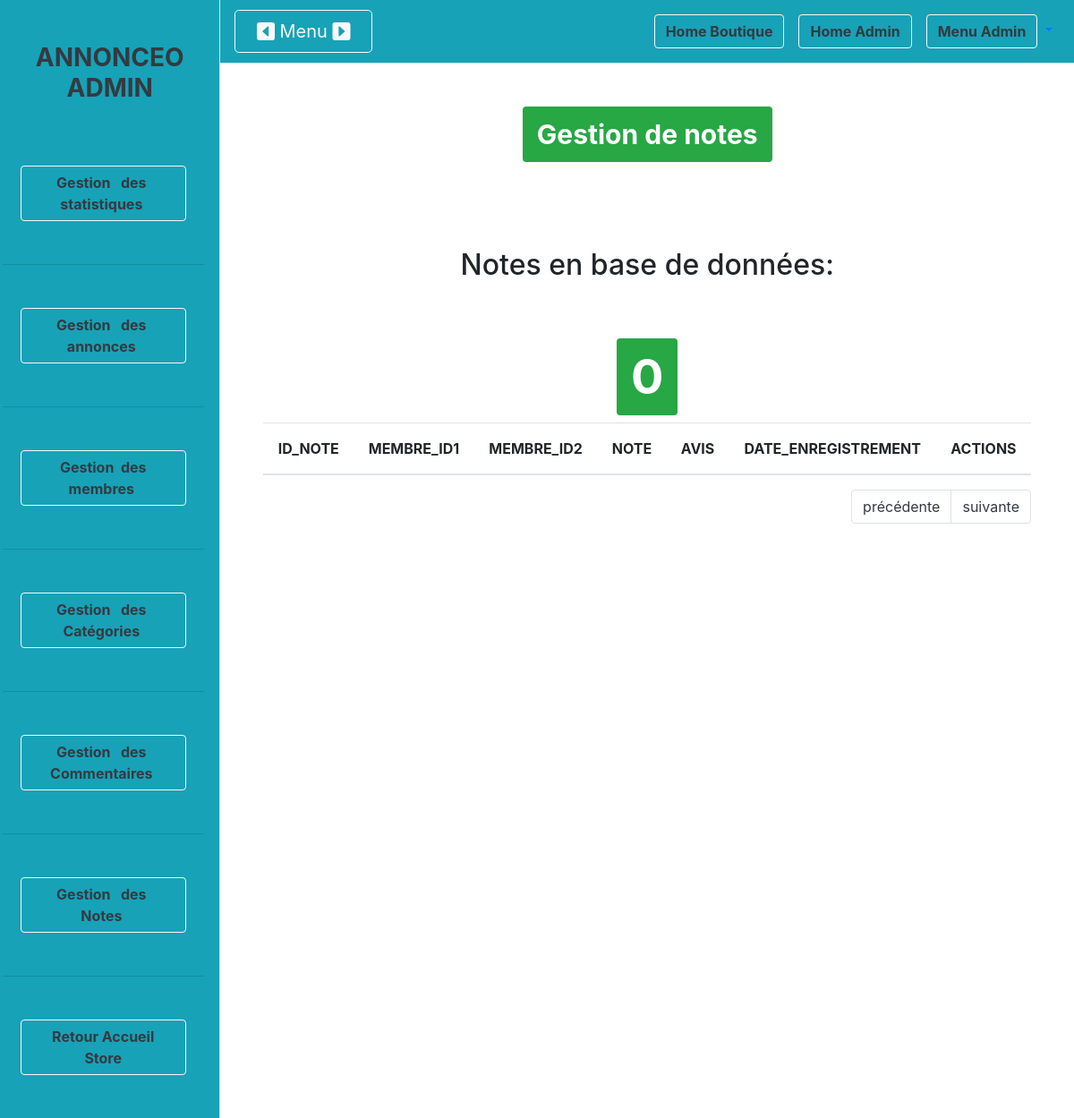
The page /admin/gestion_notes.php?page=2 (signed in) on the database as committed earlier.
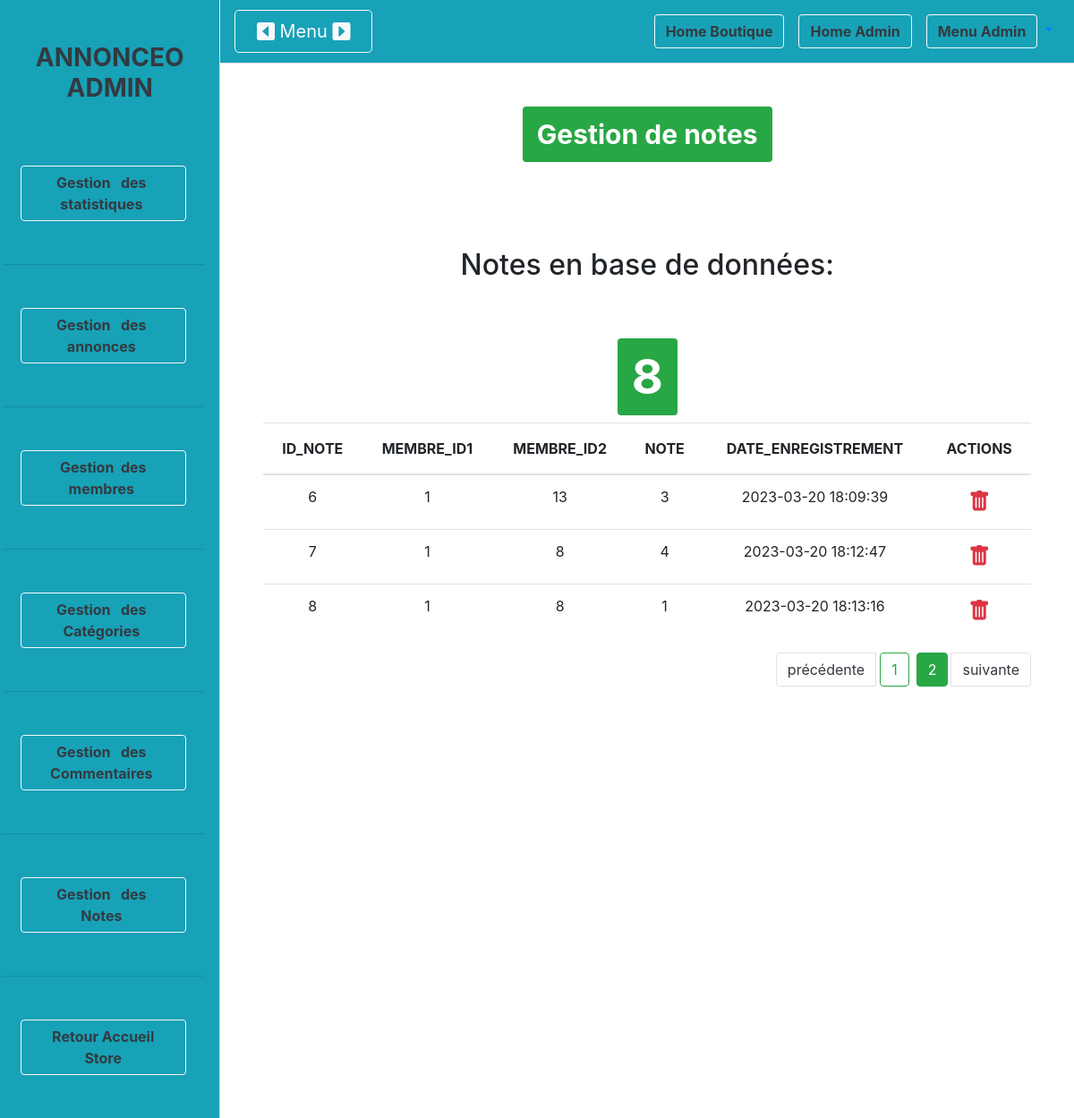
The same page on the database as committed later.
### tables this page shows
CREATE TABLE IF NOT EXISTS `note` (
  `id_note` int NOT NULL AUTO_INCREMENT,
  `membre_id1` int NOT NULL,
  `membre_id2` int DEFAULT NULL,
  `note` enum('1','2','3','4','5') NOT NULL,
  `date_enregistrement` datetime NOT NULL,
  PRIMARY KEY (`id_note`),
  KEY `membre_id1` (`membre_id1`),
  KEY `membre_id2` (`membre_id2`)
);

### admin/gestion_notes.php (the view, shortened to what this page needs)
<?php
require_once('../include/init.php');
if(isset($_GET['page']) && !empty($_GET['page'])){
    $pageCourante = (int) strip_tags($_GET['page']);
}else{
    $pageCourante = 1;
}
$queryNote = $pdo->query(" SELECT COUNT(id_note) AS nombreNotes FROM note");
$resultatNote = $queryNote->fetch();
$nombreNote = (int) $resultatNote['nombreNotes'];
$pagination = 5;
$nombrePages = ceil($nombreNote / $pagination);
$premierNote = ($pageCourante - 1) * $pagination;
require_once('includeAdmin/header.php');
?>
<h1 class="text-center my-5">
    <div class="badge badge-success text-wrap p-3">Gestion de notes</div>
</h1>
<?php $nombreNotes = $pdo->query("SELECT id_note FROM note"); ?>
<h2 class="py-5 text-center">Notes en base de données:</h2>
<h3 class="text-center display-3">
    <div class="badge badge-success p-3"><?= $nombreNotes->rowCount() ?></div>
</h3>
<table class="table table-white text-center rounded-1">
    <?php $afficheNote = $pdo->query("SELECT * FROM note ORDER BY date_enregistrement ASC LIMIT $pagination OFFSET $premierNote "); ?>
    <thead>
        <tr>
            <?php for ($i = 0; $i < $afficheNote->columnCount(); $i++) :
                $colonne = $afficheNote->getColumnMeta(($i)) ?>
                    <th class="p-3 text-uppercase"><?= $colonne['name'] ?></th>
            <?php endfor; ?>
            <th colspan=2 class="p-3 text-uppercase">Actions</th>
        </tr>
    </thead>
    <tbody>
        <?php while ($user = $afficheNote->fetch(PDO::FETCH_ASSOC)) : ?>
            <tr>
                <?php foreach ($user as $key => $value) : ?>
                        <td><?= $value ?></td>
                <?php endforeach; ?>
                <td><a data-href="?action=delete&iid_note=<?= $user['id_note'] ?>" data-toggle="modal" data-target="#confirm-delete"><i class="bi bi-trash-fill text-danger" style="font-size: 1.5rem;"></i></a></td>
            </tr>
        <?php endwhile; ?>
    </tbody>
</table>
<nav aria-label="">
    <ul class="pagination justify-content-end">
        <li class="page-item <?= ($pageCourante == 1) ? 'disabled' : "" ?> ">
            <a class="page-link text-dark" href="?page=<?= $pageCourante - 1 ?>" aria-label="Previous">
                <span aria-hidden="true">précédente</span>
            </a>
        </li>
        <?php for($page = 1; $page <= $nombrePages; $page++): ?>
        <li class="mx-1 page-item">
            <a class="btn btn-outline-success <?= ($pageCourante == $page) ? 'active' : "" ?>" href="?page=<?= $page ?>"><?= $page ?> </a>
        </li>
        <?php endfor; ?>
        <li class="page-item <?= ($pageCourante == $nombrePages)? 'disabled' : '' ?>">
            <a class="page-link text-dark" href="?page=<?= $pageCourante + 1 ?>" aria-label="Next">
                <span aria-hidden="true">suivante</span>
            </a>
        </li>
    </ul>
</nav>
<?php require_once('includeAdmin/footer.php'); ?>

Rows that differ between the two databases and show on the page:
added note: id_note "6", membre_id1 "1", membre_id2 "13", note "3", date_enregistrement "2023-03-20 18:09:39"
added note: id_note "7", membre_id1 "1", membre_id2 "8", note "4", date_enregistrement "2023-03-20 18:12:47"
added note: id_note "8", membre_id1 "1", membre_id2 "8", note "1", date_enregistrement "2023-03-20 18:13:16"
Other text that changed with them:
$nombreNotes->rowCount(): "0" → "8"
new list line: "1"
new list line: "2"
list line gone: "AVIS"
